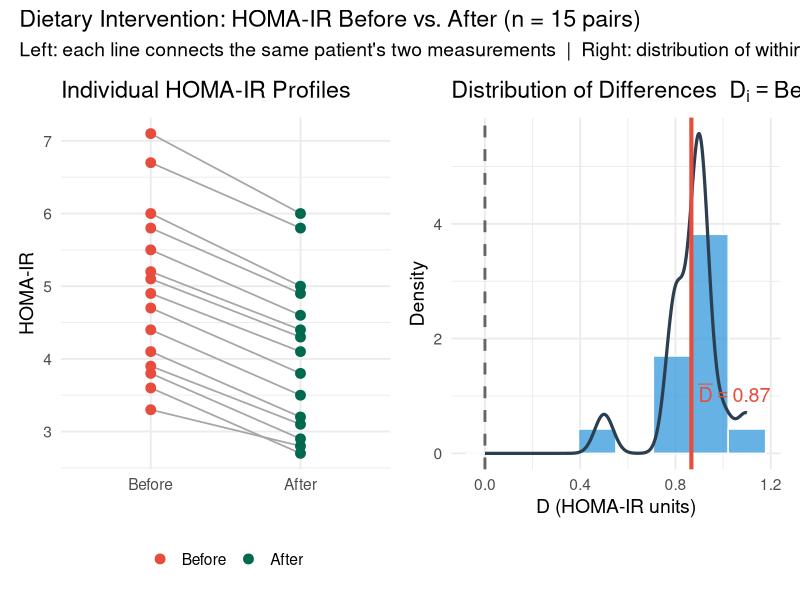
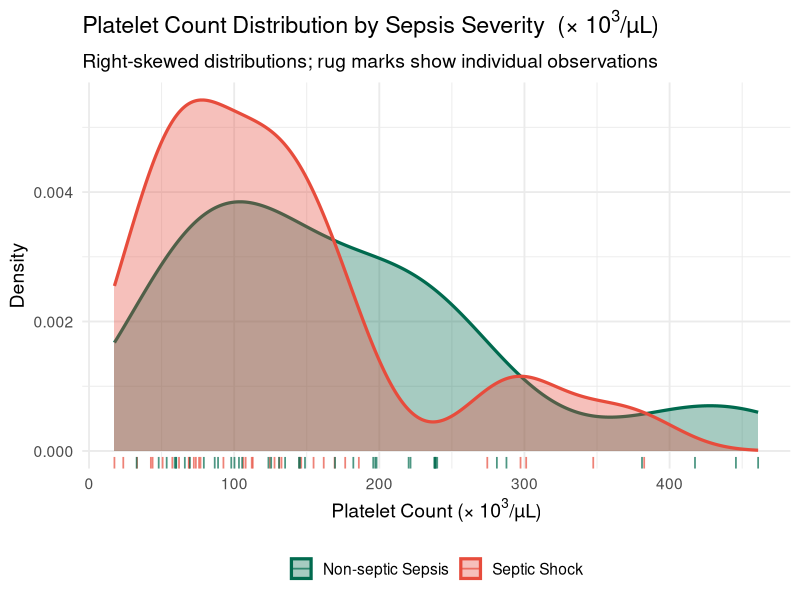
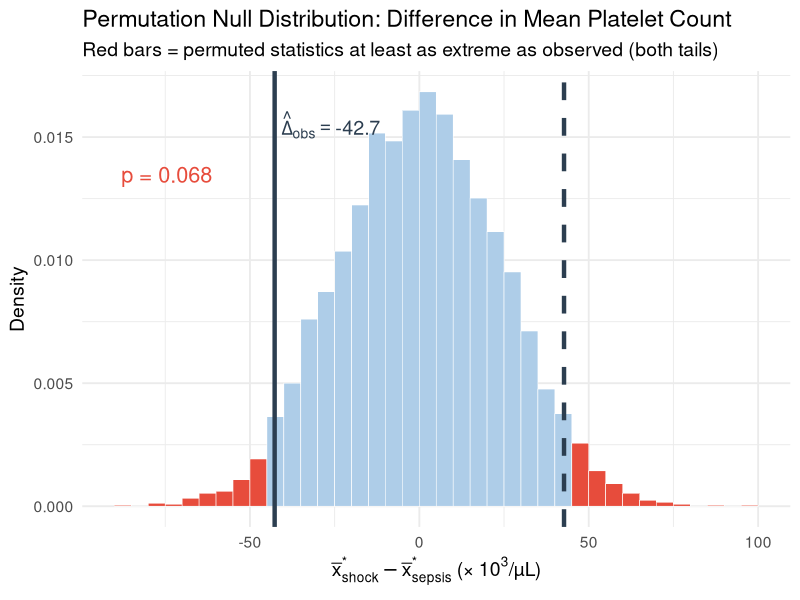

Write R code to recreate these figures, in order.
## ---- chunk 1
#| label: "setup"
#| include: false
knitr::opts_chunk$set(echo = TRUE, warning = FALSE, message = FALSE)
library(tidyverse)
library(broom)
library(patchwork)
set.seed(551)
theme_set(theme_minimal(base_size = 14))
## ---- chunk 2
n1 <- 22; xbar1 <- 412.8; s1 <- 68.4  # COPD
n2 <- 25; xbar2 <- 356.2; s2 <- 41.7  # Controls

# Welch-Satterthwaite
v1 <- s1^2 / n1
v2 <- s2^2 / n2

nu_hat <- (v1 + v2)^2 / (v1^2 / (n1 - 1) + v2^2 / (n2 - 1))
cat(sprintf("v1 = s1^2/n1 = %.4f\n", v1))
cat(sprintf("v2 = s2^2/n2 = %.4f\n", v2))
cat(sprintf("Numerator:   (v1 + v2)^2 = %.4f\n", (v1 + v2)^2))
cat(sprintf("Denominator: %.4f\n", v1^2/(n1-1) + v2^2/(n2-1)))
cat(sprintf("nu_hat = %.2f  -->  round down to %d\n", nu_hat, floor(nu_hat)))
## ---- chunk 3
SE_diff <- sqrt(s1^2/n1 + s2^2/n2)
t_obs   <- (xbar1 - xbar2) / SE_diff
p_one   <- pt(t_obs, df = nu_hat, lower.tail = FALSE)

cat(sprintf("SE(xbar1 - xbar2) = %.4f\n", SE_diff))
cat(sprintf("t_obs = %.4f\n", t_obs))
cat(sprintf("df    = %.2f\n", nu_hat))
cat(sprintf("p-value (one-sided, upper) = %.5f\n", p_one))
## ---- chunk 4
t_crit <- qt(0.975, df = nu_hat)
ci_lo  <- (xbar1 - xbar2) - t_crit * SE_diff
ci_hi  <- (xbar1 - xbar2) + t_crit * SE_diff

cat(sprintf("t_crit (df = %.1f) = %.4f\n", nu_hat, t_crit))
cat(sprintf("95%% CI: (%.2f, %.2f) mg/dL\n", ci_lo, ci_hi))
## ---- chunk 5
F_obs  <- s1^2 / s2^2
df1    <- n1 - 1
df2    <- n2 - 1

# Two-sided p-value: 2 * min(lower, upper) tail
p_F <- 2 * min(pf(F_obs, df1, df2), pf(F_obs, df1, df2, lower.tail = FALSE))

cat(sprintf("F = s1^2/s2^2 = %.4f^2 / %.4f^2 = %.4f\n", s1, s2, F_obs))
cat(sprintf("df1 = %d, df2 = %d\n", df1, df2))
cat(sprintf("Two-sided p-value = %.5f\n", p_F))
## ---- chunk 6
Sp2 <- ((n1-1)*s1^2 + (n2-1)*s2^2) / (n1 + n2 - 2)
Sp  <- sqrt(Sp2)
SE_pool <- Sp * sqrt(1/n1 + 1/n2)
t_pool  <- (xbar1 - xbar2) / SE_pool
df_pool <- n1 + n2 - 2
p_pool  <- pt(t_pool, df = df_pool, lower.tail = FALSE)
t_crit_pool <- qt(0.975, df = df_pool)
ci_pool <- c((xbar1 - xbar2) - t_crit_pool * SE_pool,
             (xbar1 - xbar2) + t_crit_pool * SE_pool)

cat(sprintf("Sp^2 = %.2f  -->  Sp = %.2f\n", Sp2, Sp))
cat(sprintf("SE_pool = %.4f\n", SE_pool))
cat(sprintf("t_pool = %.4f, df = %d\n", t_pool, df_pool))
cat(sprintf("p-value (one-sided) = %.5f\n", p_pool))
cat(sprintf("95%% Pooled CI: (%.2f, %.2f)\n", ci_pool[1], ci_pool[2]))
## ---- chunk 7
nA <- 105; xA <- 89   # Regimen A
nB <- 105; xB <- 76   # Regimen B

phatA <- xA / nA
phatB <- xB / nB
diff_hat <- phatA - phatB

cat(sprintf("phat_A = %d/%d = %.4f\n", xA, nA, phatA))
cat(sprintf("phat_B = %d/%d = %.4f\n", xB, nB, phatB))
cat(sprintf("phat_A - phat_B = %.4f\n", diff_hat))
## ---- chunk 8
cond <- tibble(
  Regimen = c("A", "A", "B", "B"),
  Condition = c("n*phat", "n*(1-phat)", "n*phat", "n*(1-phat)"),
  Value = c(nA*phatA, nA*(1-phatA), nB*phatB, nB*(1-phatB))
)
cond
## ---- chunk 9
SE_unpooled <- sqrt(phatA*(1-phatA)/nA + phatB*(1-phatB)/nB)
z_crit      <- qnorm(0.975)
ci_lo_p     <- diff_hat - z_crit * SE_unpooled
ci_hi_p     <- diff_hat + z_crit * SE_unpooled

cat(sprintf("SE (unpooled) = %.5f\n", SE_unpooled))
cat(sprintf("95%% CI: (%.4f, %.4f)\n", ci_lo_p, ci_hi_p))
cat(sprintf("95%% CI: (%.1f%%, %.1f%%)\n", 100*ci_lo_p, 100*ci_hi_p))
## ---- chunk 10
phat_pool <- (xA + xB) / (nA + nB)
SE_pool_p <- sqrt(phat_pool*(1-phat_pool)*(1/nA + 1/nB))
Z_obs     <- diff_hat / SE_pool_p
p_two     <- 2 * pnorm(abs(Z_obs), lower.tail = FALSE)

cat(sprintf("phat_pool = (%d+%d)/(%d+%d) = %.4f\n", xA, xB, nA, nB, phat_pool))
cat(sprintf("SE (pooled) = %.5f\n", SE_pool_p))
cat(sprintf("Z = %.4f\n", Z_obs))
cat(sprintf("p-value (two-sided) = %.5f\n", p_two))

# Verify
prop.test(c(xA, xB), c(nA, nB), correct = FALSE) |> tidy()
## ---- chunk 11
RR_hat  <- phatA / phatB
log_RR  <- log(RR_hat)

# Var(log(phat_A/phat_B)) = Var(log phat_A) + Var(log phat_B)
# By delta method: Var(log phat) = (1-p)/(n*p)
var_log_A <- (1 - phatA) / (nA * phatA)
var_log_B <- (1 - phatB) / (nB * phatB)
se_log_RR <- sqrt(var_log_A + var_log_B)

ci_log  <- log_RR + c(-1,1) * z_crit * se_log_RR
ci_RR   <- exp(ci_log)

cat(sprintf("RR = phat_A / phat_B = %.4f / %.4f = %.4f\n",
            phatA, phatB, RR_hat))
cat(sprintf("log(RR) = %.4f,  SE(log RR) = %.5f\n", log_RR, se_log_RR))
cat(sprintf("95%% CI for log(RR): (%.4f, %.4f)\n", ci_log[1], ci_log[2]))
cat(sprintf("95%% CI for RR:      (%.4f, %.4f)\n", ci_RR[1],  ci_RR[2]))
## ---- chunk 12
before <- c(3.8, 5.2, 4.1, 6.7, 3.3, 4.9, 5.8, 7.1, 3.6, 4.4,
            6.0, 5.5, 4.7, 3.9, 5.1)
after  <- c(2.9, 4.4, 3.2, 5.8, 2.8, 4.1, 4.9, 6.0, 2.7, 3.5,
            5.0, 4.6, 3.8, 3.1, 4.3)
d      <- before - after
n_pair <- length(d)
## ---- chunk 13
Dbar  <- mean(d)
SD_d  <- sd(d)
r_cor <- cor(before, after)

cat(sprintf("n (pairs)     = %d\n",   n_pair))
cat(sprintf("D_bar         = %.4f\n", Dbar))
cat(sprintf("S_D           = %.4f\n", SD_d))
cat(sprintf("cor(before, after) = %.4f\n", r_cor))
## ---- chunk 14
t_pair <- Dbar / (SD_d / sqrt(n_pair))
p_pair <- pt(t_pair, df = n_pair - 1, lower.tail = FALSE)
t_crit_pair <- qt(0.975, df = n_pair - 1)

cat(sprintf("T = %.4f\n", t_pair))
cat(sprintf("df = %d\n", n_pair - 1))
cat(sprintf("p-value (one-sided) = %.6f\n", p_pair))

# Confirm with t.test
t.test(before, after, paired = TRUE, alternative = "greater") |> tidy()
## ---- chunk 15
ci_pair_lo <- Dbar - t_crit_pair * SD_d / sqrt(n_pair)
ci_pair_hi <- Dbar + t_crit_pair * SD_d / sqrt(n_pair)

cat(sprintf("95%% CI for mu_D: (%.4f, %.4f)\n", ci_pair_lo, ci_pair_hi))
## ---- chunk 16
welch_wrong <- t.test(before, after, paired = FALSE, 
                       alternative = "greater") |> tidy()
welch_paired <- t.test(before, after, paired = TRUE) |> tidy()

cat("=== Incorrect: Welch two-sample ===\n")
cat(sprintf("SE      = %.4f\n", welch_wrong$std.error))
cat(sprintf("p-value = %.6f (one-sided approx)\n", welch_wrong$p.value))
cat(sprintf("95%% CI  = (%.4f, %.4f)\n", welch_wrong$conf.low, welch_wrong$conf.high))

cat("\n=== Correct: Paired t-test ===\n")
cat(sprintf("SE      = %.4f\n", welch_paired$std.error))
cat(sprintf("p-value = %.6f (two-sided)\n", welch_paired$p.value))
cat(sprintf("95%% CI  = (%.4f, %.4f)\n", welch_paired$conf.low, welch_paired$conf.high))
## ---- chunk 17
s1_obs <- sd(before)
s2_obs <- sd(after)

var_d_formula <- s1_obs^2 + s2_obs^2 - 2 * r_cor * s1_obs * s2_obs
var_d_direct  <- SD_d^2

cat(sprintf("s_before = %.4f,  s_after = %.4f,  r = %.4f\n",
            s1_obs, s2_obs, r_cor))
cat(sprintf("Var(D) via formula = %.4f\n", var_d_formula))
cat(sprintf("Var(D) direct      = %.4f  (should match)\n", var_d_direct))
cat(sprintf("Var(D) if rho = 0  = %.4f  (what unpaired assumes)\n",
            s1_obs^2 + s2_obs^2))
## ---- chunk 18
#| fig-height: 6
#| fig-width: 13
#| code-fold: true

pair_df <- tibble(
  Patient = factor(seq_len(n_pair)),
  Before  = before,
  After   = after,
  D       = d
)

p1 <- pair_df |>
  pivot_longer(c(Before, After), names_to = "Time", values_to = "HOMA_IR") |>
  mutate(Time = factor(Time, levels = c("Before", "After"))) |>
  ggplot(aes(x = Time, y = HOMA_IR, group = Patient)) +
  geom_line(color = "grey65", linewidth = 0.6) +
  geom_point(aes(color = Time), size = 3) +
  scale_color_manual(values = c("Before" = "#e74c3c", "After" = "#006a4e")) +
  labs(
    title  = "Individual HOMA-IR Profiles",
    x      = NULL,
    y      = "HOMA-IR",
    color  = NULL
  ) +
  theme(legend.position = "bottom")

p2 <- pair_df |>
  ggplot(aes(x = D)) +
  geom_histogram(aes(y = after_stat(density)), bins = 8,
                 fill = "#3498db", color = "white", alpha = 0.75) +
  geom_density(color = "#2c3e50", linewidth = 1.1) +
  geom_vline(xintercept = 0,    linetype = "dashed",
             color = "grey40",  linewidth = 1.0) +
  geom_vline(xintercept = Dbar, color = "#e74c3c", linewidth = 1.4) +
  annotate("text", x = Dbar + 0.03, y = 1.05,
           label = as.expression(bquote(bar(D) == .(round(Dbar, 2)))),
           color = "#e74c3c", size = 5, hjust = 0) +
  labs(
    title = expression("Distribution of Differences  " * D[i] == "Before" - "After"),
    x     = "D (HOMA-IR units)",
    y     = "Density"
  )

p1 + p2 +
  plot_annotation(
    title    = "Dietary Intervention: HOMA-IR Before vs. After (n = 15 pairs)",
    subtitle = "Left: each line connects the same patient's two measurements  |  Right: distribution of within-patient differences"
  )
## ---- chunk 19
set.seed(551)
platelets_shock  <- round(rgamma(35, shape = 2.0, rate = 0.016), 1)
platelets_sepsis <- round(rgamma(40, shape = 3.5, rate = 0.022), 1)
## ---- chunk 20
tibble(
  Group = c(rep("Septic Shock", 35), rep("Non-septic Sepsis", 40)),
  Platelets = c(platelets_shock, platelets_sepsis)
) |>
  group_by(Group) |>
  summarise(
    n      = n(),
    Mean   = round(mean(Platelets), 1),
    Median = round(median(Platelets), 1),
    SD     = round(sd(Platelets), 1),
    .groups = "drop"
  )
## ---- chunk 21
#| fig-height: 5.5
#| fig-width: 11
#| code-fold: true

tibble(
  Group     = c(rep("Septic Shock", 35), rep("Non-septic Sepsis", 40)),
  Platelets = c(platelets_shock, platelets_sepsis)
) |>
  ggplot(aes(x = Platelets, fill = Group)) +
  geom_density(aes(color = Group), linewidth = 1.1, alpha = 0.35) +
  geom_rug(aes(color = Group), linewidth = 0.6, alpha = 0.7) +
  scale_fill_manual(values  = c("Septic Shock" = "#e74c3c", "Non-septic Sepsis" = "#006a4e")) +
  scale_color_manual(values = c("Septic Shock" = "#e74c3c", "Non-septic Sepsis" = "#006a4e")) +
  labs(
    title    = expression("Platelet Count Distribution by Sepsis Severity  (× 10"^3 * "/µL)"),
    subtitle = "Right-skewed distributions; rug marks show individual observations",
    x        = expression("Platelet Count (× 10"^3 * "/µL)"),
    y        = "Density",
    fill     = NULL, color = NULL
  ) +
  theme(legend.position = "bottom")
## ---- chunk 22
set.seed(551)
B        <- 5000
n1_plt   <- length(platelets_shock)
n2_plt   <- length(platelets_sepsis)
obs_diff <- mean(platelets_shock) - mean(platelets_sepsis)

boot_means <- replicate(B, {
  mean(sample(platelets_shock,  n1_plt, replace = TRUE)) -
  mean(sample(platelets_sepsis, n2_plt, replace = TRUE))
})

ci_pct   <- quantile(boot_means, c(0.025, 0.975))
ci_basic <- 2 * obs_diff - quantile(boot_means, c(0.975, 0.025))
boot_se  <- sd(boot_means)

cat(sprintf("Observed difference (Shock - Sepsis): %.2f\n", obs_diff))
cat(sprintf("Bootstrap SE:                         %.4f\n", boot_se))
cat(sprintf("Bootstrap Percentile 95%% CI: (%.2f, %.2f)\n", ci_pct[1],   ci_pct[2]))
cat(sprintf("Bootstrap Basic      95%% CI: (%.2f, %.2f)\n", ci_basic[1], ci_basic[2]))
## ---- chunk 23
set.seed(551)
obs_med_diff <- median(platelets_shock) - median(platelets_sepsis)

boot_meds <- replicate(B, {
  median(sample(platelets_shock,  n1_plt, replace = TRUE)) -
  median(sample(platelets_sepsis, n2_plt, replace = TRUE))
})

ci_med_pct <- quantile(boot_meds, c(0.025, 0.975))

cat(sprintf("Observed median difference (Shock - Sepsis): %.2f\n", obs_med_diff))
cat(sprintf("Bootstrap Percentile 95%% CI (medians): (%.2f, %.2f)\n",
            ci_med_pct[1], ci_med_pct[2]))
## ---- chunk 24
welch_plt <- t.test(platelets_shock, platelets_sepsis) |> tidy()
cat(sprintf("Welch t-test:  diff = %.2f,  95%% CI = (%.2f, %.2f),  p = %.4f\n",
            welch_plt$estimate, welch_plt$conf.low, welch_plt$conf.high,
            welch_plt$p.value))

cat(sprintf("Bootstrap SE CI: diff = %.2f,  boot SE = %.4f\n", obs_diff, boot_se))
cat(sprintf("Bootstrap Percentile 95%% CI: (%.2f, %.2f)\n", ci_pct[1], ci_pct[2]))
## ---- chunk 25
set.seed(551)
all_obs <- c(platelets_shock, platelets_sepsis)
T_obs   <- mean(platelets_shock) - mean(platelets_sepsis)

perm_stats <- replicate(B, {
  perm <- sample(all_obs)
  mean(perm[1:n1_plt]) - mean(perm[(n1_plt+1):(n1_plt+n2_plt)])
})

p_perm <- mean(abs(perm_stats) >= abs(T_obs))

cat(sprintf("Observed test statistic: %.4f\n", T_obs))
cat(sprintf("Permutation p-value (two-sided): %.4f\n", p_perm))
cat(sprintf("Welch t-test p-value:            %.4f\n", welch_plt$p.value))
## ---- chunk 26
#| fig-height: 5.5
#| fig-width: 12
#| code-fold: true

# Pre-compute histogram bins so density heights are consistent across fill groups. This part is not necessary for the solution because it's tricky to get right. As long as vertical are there that's good enough.


h <- hist(perm_stats, breaks = 60, plot = FALSE)

bin_df <- tibble(
  xmin    = h$breaks[-length(h$breaks)],
  xmax    = h$breaks[-1],
  density = h$density,
  xmid    = h$mids,
  in_tail = abs(xmid) >= abs(T_obs)
)

p_val_label <- sprintf("p = %.3f", p_perm)

ggplot(bin_df) +
  geom_rect(aes(xmin = xmin, xmax = xmax,
                ymin = 0,    ymax = density,
                fill = in_tail),
            color = "white", linewidth = 0.2) +
  scale_fill_manual(values = c("FALSE" = "#aecde8", "TRUE" = "#e74c3c"),
                    guide = "none") +
  geom_vline(xintercept =  T_obs, color = "#2c3e50", linewidth = 1.5) +
  geom_vline(xintercept = -T_obs, color = "#2c3e50", linewidth = 1.5,
             linetype = "dashed") +
  annotate("text", x = T_obs + 2, y = max(h$density) * 0.92,
           label = as.expression(bquote(hat(Delta)[obs] == .(round(T_obs, 1)))),
           color = "#2c3e50", size = 5, hjust = 0) +
  annotate("text", x = min(h$breaks) + 2, y = max(h$density) * 0.80,
           label = p_val_label, color = "#e74c3c",
           size = 5.5, hjust = 0) +
  labs(
    title    = "Permutation Null Distribution: Difference in Mean Platelet Count",
    subtitle = "Red bars = permuted statistics at least as extreme as observed (both tails)",
    x        = expression(bar(x)[shock]^"*" - bar(x)[sepsis]^"*" ~
                          "(× 10"^3 * "/µL)"),
    y        = "Density"
  )
